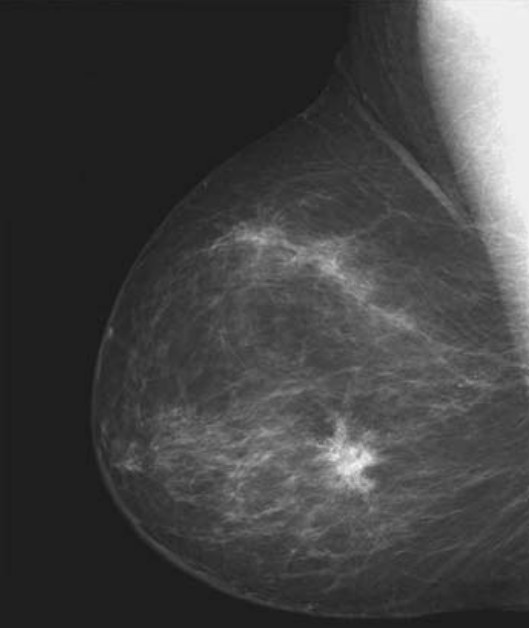
#> input picture images/chapter03/mammography.jpg, 529 x 628 px, found by its file name
$ jupyter execute --allow-errors 'Capítulo 3 - Transformações de Intensidade e Filtragem Espacial.ipynb'   (shell and % lines are left out)
#> lines starting #> are read from the running program, lines starting #| are printed output that depends on the picture
# Capítulo 3 - Transformações de Intensidade e Filtragem Espacial

[cell 1]
import cv2 as cv
import numpy as np
import matplotlib.pyplot as plt

## Algumas funções básicas de transformação de intensidade

### Negativos de imagem

[cell 2]
def negative(x):
    return (255 - 1 - x)

mamography_path = 'image_processing_tools/images/chapter03/mammography.jpg'

mamography_img = cv.imread(mamography_path)
#> mamography_img is the input picture: shape (628, 529, 3); min 20, max 245, mean 66.5
mamography_negative = negative(mamography_img)
mamography_negative_cv = cv.bitwise_not(mamography_img)

plt.figure(figsize=(15,10))
plt.subplot(231);plt.title('Original Image');plt.imshow(mamography_img)
plt.subplot(232);plt.title('negative Function');plt.imshow(mamography_negative)
plt.subplot(233);plt.title('CV Negative');plt.imshow(mamography_negative_cv)

**Transformações Log**:

A transformação logarítmica de uma imagem é uma das transformações de imagem em nível de cinza. A transformação logarítmica de uma imagem significa substituir todos os valores de pixel, presentes na imagem, por seus valores logarítmicos. A transformação de log é usada para aprimoramento de imagem, pois expande os pixels escuros da imagem em comparação com os valores de pixel mais altos.

A fórmula para aplicar a transformação de log em uma imagem é,

S = c * log (1 + r)

onde,
*   R = input pixel value,
*   C = scaling constant and
*   S = output pixel value

O valor de 'c' é escolhido de forma que obtenhamos o valor máximo de saída correspondente ao tamanho de bit usado. Assim, a fórmula para calcular 'c' é a seguinte:

c = 255 / (log (1 + max_input_pixel_value))

[cell 3]
# Read an image
image = cv.imread('image_processing_tools/images/intro/grayView.jpg')
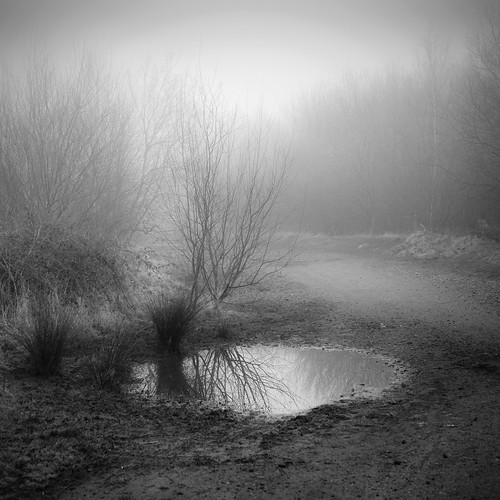
#> input picture images/intro/grayView.jpg, 500 x 500 px, found by its file name
#> image is the input picture: shape (500, 500, 3); min 0, max 252, mean 123.9

# Apply log transformation method
c = 255 / np.log(1 + np.max(image))
#> c = 46.08
log_image = c * (np.log(image + 1))

# Specify the data type so that
# float value will be converted to int
log_image = np.array(log_image, dtype = np.uint8)

# Display both images
plt.figure(figsize=(15, 10))
plt.subplot(2, 2, 1)
plt.title('Original',y=-0.5,color='b')
plt.imshow(image)


plt.subplot(2, 2, 2)
plt.title('Negative',y=-0.5,color='b')
plt.imshow(log_image)

plt.show()

<h3>Power-Law(Gamma) Transformations<h3>

[cell 4]
###Extra References###
# https://docs.opencv.org/3.4/d3/dc1/tutorial_basic_linear_transform.html
# https://learnopengl.com/Advanced-Lighting/Gamma-Correction

def gamma(x, gamma):
    lookUpTable = np.empty((1,256), np.uint8)
    for i in range(256):
        lookUpTable[0,i] = np.clip(pow(i / 255.0, gamma) * 255.0, 0, 255)
    y = cv.LUT(x, lookUpTable)
    return y

gamma_path = 'image_processing_tools/images/chapter03/white-black-gradient.jpg'
gamma_param = 5.0
gamma_img = cv.imread(gamma_path)
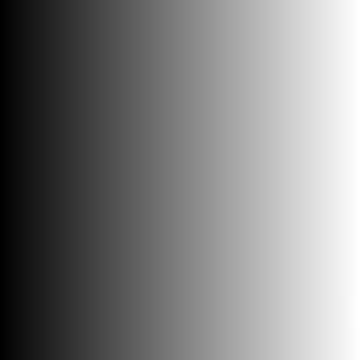
#> input picture images/chapter03/white-black-gradient.jpg, 360 x 360 px, found by its file name
#> gamma_img is the input picture: shape (360, 360, 3); min 0, max 255, mean 127.5
gamma_result = gamma(gamma_img, gamma_param)

plt.figure(figsize=(15,10))
plt.subplot(231);plt.title('Original Image');plt.imshow(gamma_img)
plt.subplot(232);plt.title('Gamma Corretion');plt.imshow(gamma_result)

[cell 5]
MRI_example_path = 'image_processing_tools/images/chapter03/mri.jpg'
gamma_param = 0.6
MRI_img = cv.imread(MRI_example_path)
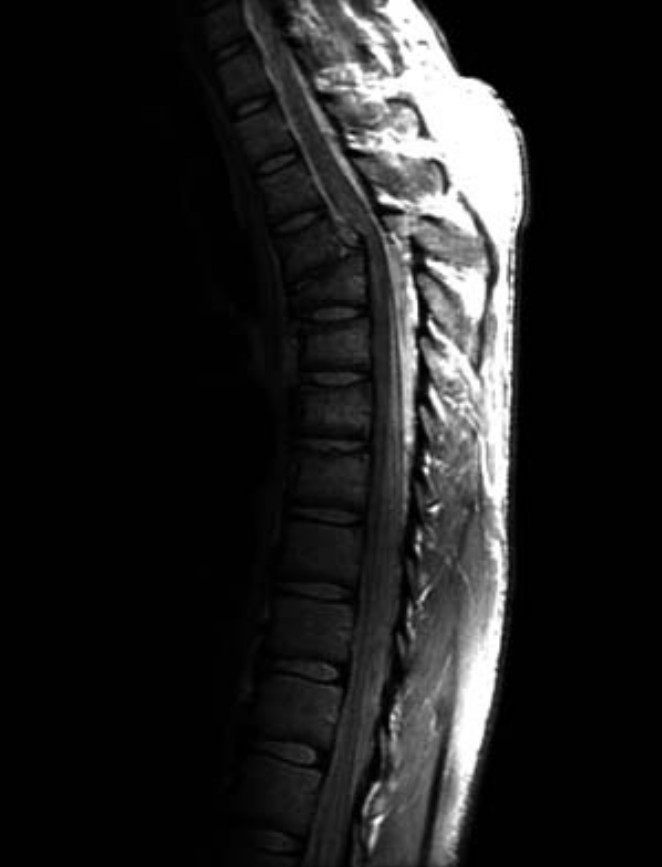
#> input picture images/chapter03/mri.jpg, 662 x 867 px, found by its file name
#> MRI_img is the input picture: shape (867, 662, 3); min 0, max 255, mean 32.5
MRI_result = gamma(MRI_img, gamma_param)
gamma_param = 0.3
MRI_result2 = gamma(MRI_img, gamma_param)

plt.figure(figsize=(20,15))
plt.subplot(231);plt.title('MRI Original');plt.imshow(MRI_img)
plt.subplot(232);plt.title('MRI Gamma Corretion 1');plt.imshow(MRI_result)
plt.subplot(233);plt.title('MRI Gamma Corretion 2');plt.imshow(MRI_result2)

[cell 6]
city_example_path = 'image_processing_tools/images/chapter03/city.jpg'
gamma_param = 3.0
city_img = cv.imread(city_example_path)
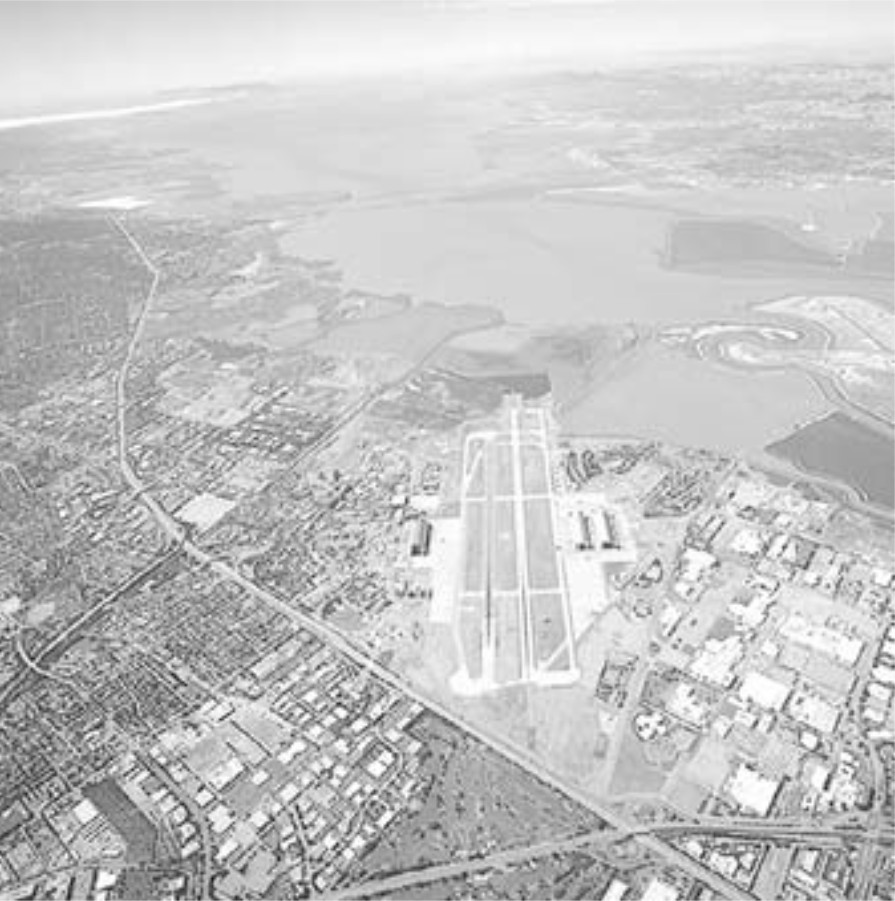
#> input picture images/chapter03/city.jpg, 895 x 901 px, found by its file name
#> city_img is the input picture: shape (901, 895, 3); min 14, max 255, mean 196.7
city_result = gamma(city_img, gamma_param)
gamma_param = 5.0
city_result2 = gamma(city_img, gamma_param)
#> in gamma (call 5), `y = cv.LUT(x, lookUpTable)`:
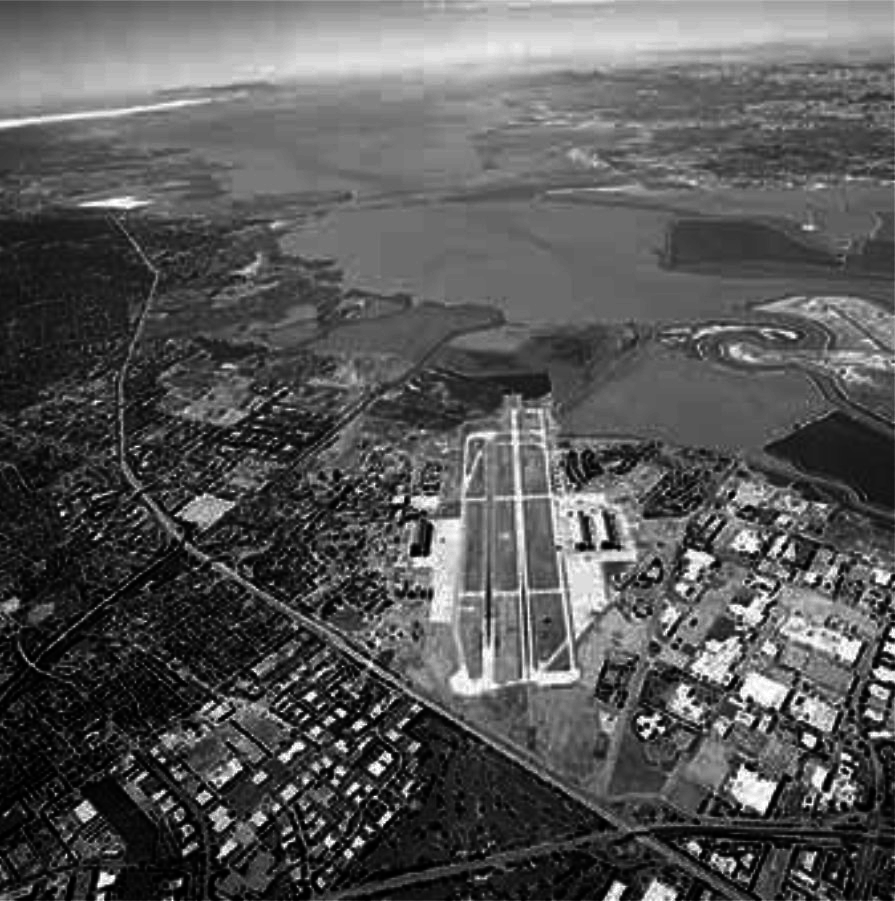
#> y: shape (901, 895, 3); min 0, max 255, mean 86.8

plt.figure(figsize=(15,10))
plt.subplot(231);plt.title('City Original');plt.imshow(city_img)
plt.subplot(232);plt.title('City Gamma Corretion 1');plt.imshow(city_result)
plt.subplot(233);plt.title('City Gamma Corretion 2');plt.imshow(city_result2)

<h2>Histogram Processing<h2>

[cell 7]
### References ###
# https://opencv-python-tutroals.readthedocs.io/en/latest/py_tutorials/py_imgproc/py_histograms/py_table_of_contents_histograms/py_table_of_contents_histograms.html

pollen1_path = 'image_processing_tools/images/chapter03/pollen1.jpg'
pollen2_path = 'image_processing_tools/images/chapter03/pollen2.jpg'
pollen3_path = 'image_processing_tools/images/chapter03/pollen3.jpg'
pollen4_path = 'image_processing_tools/images/chapter03/pollen4.jpg'

pollen1_img = cv.imread(pollen1_path)
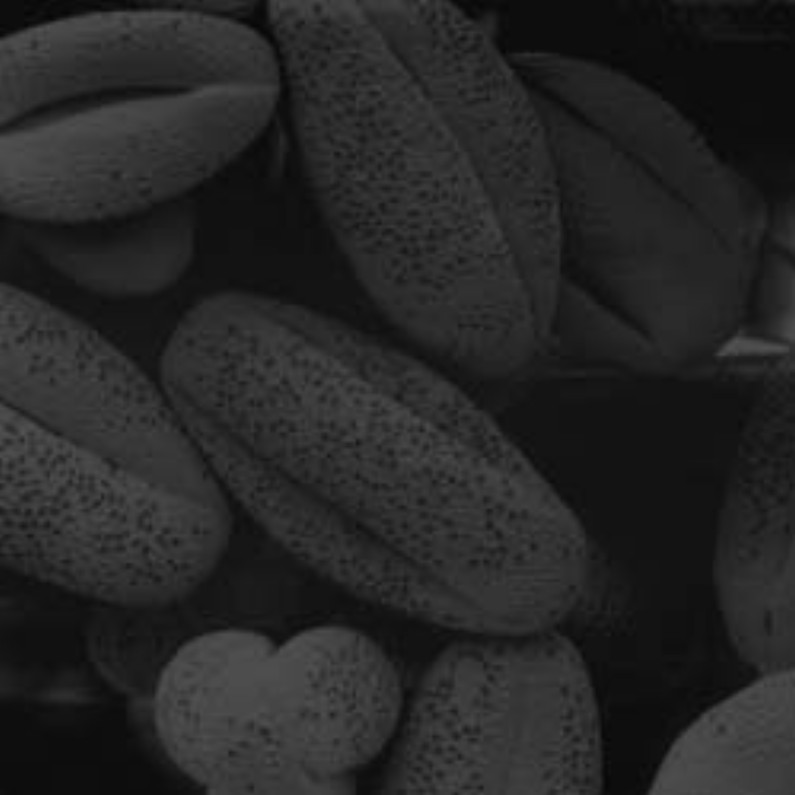
#> input picture images/chapter03/pollen1.jpg, 795 x 795 px, found by its file name
#> pollen1_img is the input picture: shape (795, 795, 3); min 5, max 83, mean 38.3
pollen2_img = cv.imread(pollen2_path)
pollen3_img = cv.imread(pollen3_path)
pollen4_img = cv.imread(pollen4_path)

# Compute histogram using cv
pollen1_hist = cv.calcHist([pollen1_img],[0],None,[256],[0,256])
#> pollen1_hist = 256 values, max 40019 at index 19, min 0 at index 0, mean 2468.8

# Ploting with matplot
plt.figure(figsize=(15,10))
plt.subplot(231);plt.title('Pollen1');plt.imshow(pollen1_img)
plt.subplot(232);plt.hist(np.ravel(pollen1_img),256,[0,256]); plt.show()
#> after `plt.subplot(232)`:
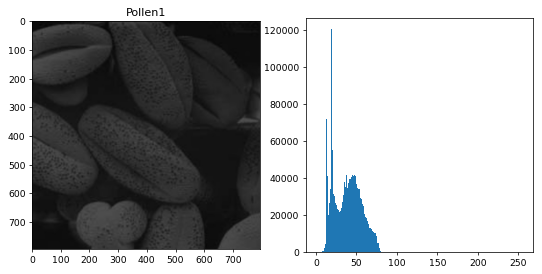
#> figure drawn by matplotlib, 2 panels; panel 2: tallest bar 120057 high, from x = 19 to 20

[cell 8]
# Compute histogram using cv
pollen2_hist = cv.calcHist([pollen2_img],[0],None,[256],[0,256])
#> pollen2_hist = 256 values from 0 to 0

# Ploting with matplot
plt.figure(figsize=(15,10))
#> (the rest of this cell did not finish here and is left out)

[cell 9]
# Compute histogram using cv
pollen3_hist = cv.calcHist([pollen3_img],[0],None,[256],[0,256])
#> pollen3_hist = 256 values from 0 to 0

# Ploting with matplot
plt.figure(figsize=(15,10))
#> (the rest of this cell did not finish here and is left out)

[cell 10]
# Compute histogram using cv
pollen4_hist = cv.calcHist([pollen4_img],[0],None,[256],[0,256])
#> pollen4_hist = 256 values from 0 to 0

# Ploting with matplot
plt.figure(figsize=(15,10))
#> (the rest of this cell did not finish here and is left out)

<h3>Histogram Equalization<h3>

[cell 11]
# Computing histogram equalization with cv
# cv.equalizeHist only works on grayscale ( 1 channel ) images
pollen1_equ = cv.equalizeHist(pollen1_img[:,:,0])
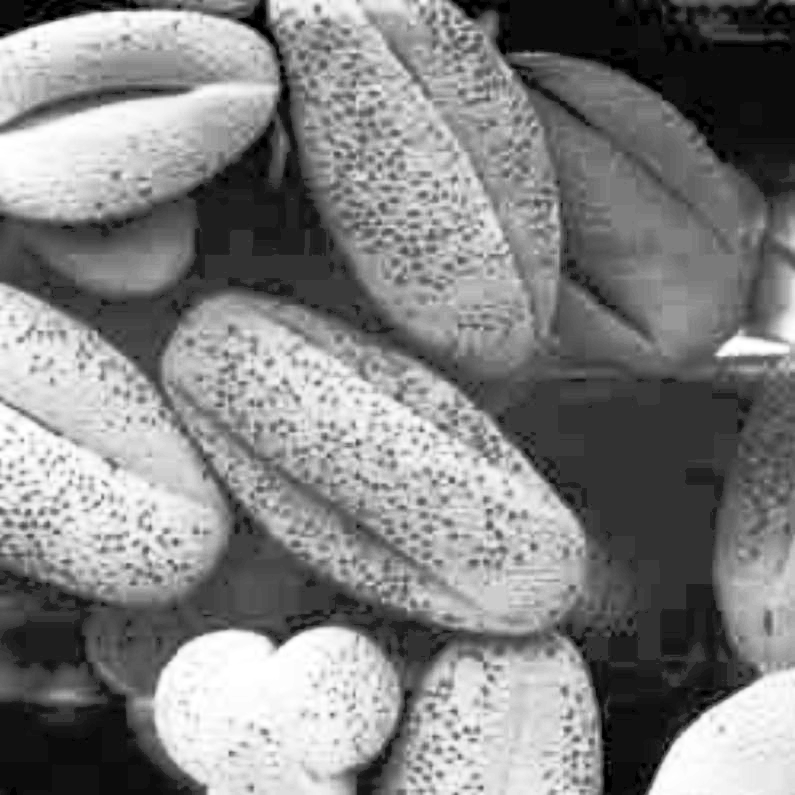
#> pollen1_equ: shape (795, 795); min 0, max 255, mean 130.1

pollen1_equ_hist = cv.calcHist([pollen1_equ],[0],None,[256],[0,256])
#> pollen1_equ_hist = 256 values, max 40019 at index 50, min 0 at index 3, mean 2468.8

# Ploting with matplot
plt.figure(figsize=(15,10))
plt.subplot(231);plt.title('Pollen1');plt.imshow(pollen1_img)
plt.subplot(232);plt.title('Pollen1 Equalized');plt.imshow(pollen1_equ)
plt.subplot(233);plt.hist(np.ravel(pollen1_equ),256,[0,256]); plt.show()
#> after `plt.subplot(233)`:
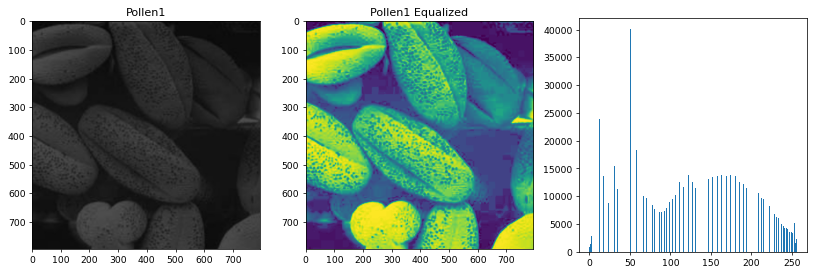
#> figure drawn by matplotlib, 3 panels; panel 3: tallest bar 40019 high, from x = 50 to 51

[cell 12]
# Computing with numpy
def equ_histogram(img):
    hist,bins = np.histogram(img.flatten(),256,[0,256])
#> hist = 256 values, max 120057 at index 19, min 0 at index 0, mean 7406.5; bins = 257 values from 0 to 256

    cdf = hist.cumsum()
#> cdf = 256 values from 0 to 1896075
    cdf_normalized = cdf * hist.max()/ cdf.max()
#> cdf_normalized = 256 values from 0 to 120057

    cdf_m = np.ma.masked_equal(cdf,0)
    cdf_m = (cdf_m - cdf_m.min())*255/(cdf_m.max()-cdf_m.min())
    cdf = np.ma.filled(cdf_m,0).astype('uint8')
#> cdf = 256 values from 0 to 255

    img2 = cdf[img]
    return img2

pollen1_equ = equ_histogram(pollen1_img)

plt.figure(figsize=(15,10))
plt.subplot(231);plt.title('Pollen1');plt.imshow(pollen1_img)
plt.subplot(232);plt.title('Pollen1 Equalized');plt.imshow(pollen1_equ)
plt.subplot(233);plt.hist(np.ravel(pollen1_equ),256,[0,256]); plt.show()
#> after `plt.subplot(233)`:
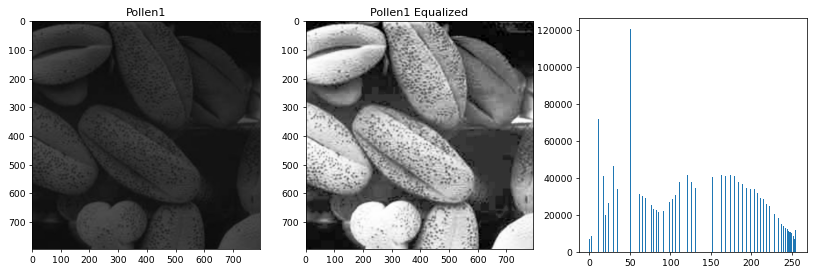
#> figure drawn by matplotlib, 3 panels; panel 3: tallest bar 120057 high, from x = 50 to 51
